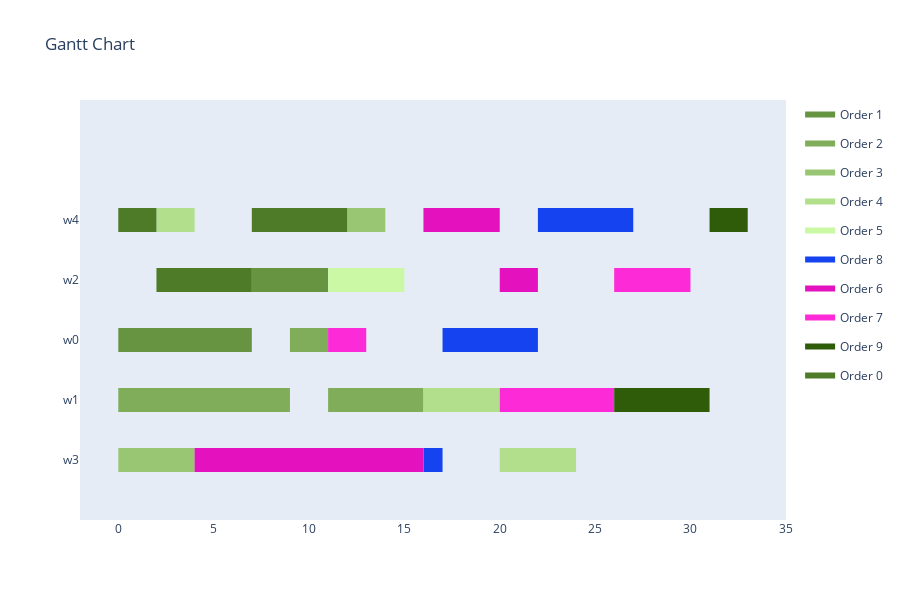
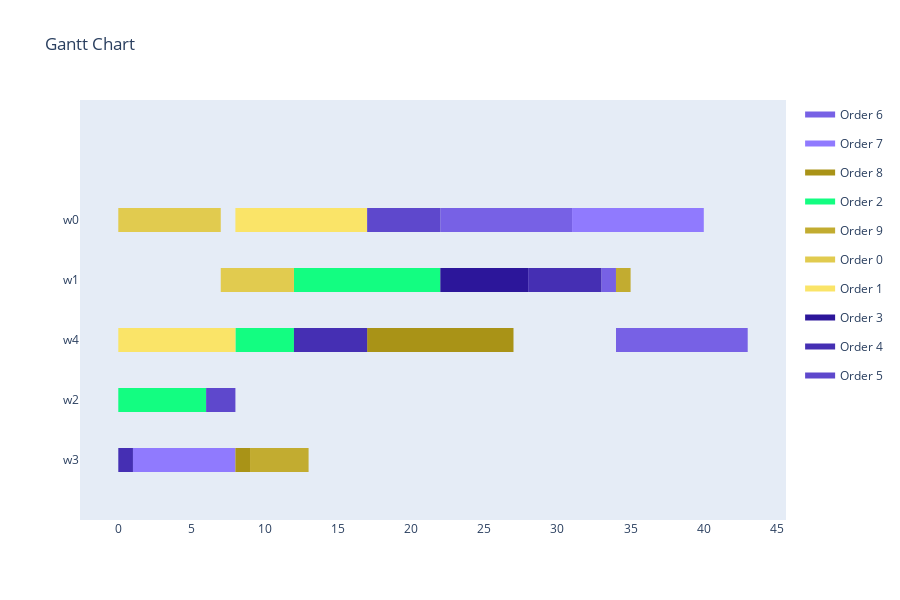
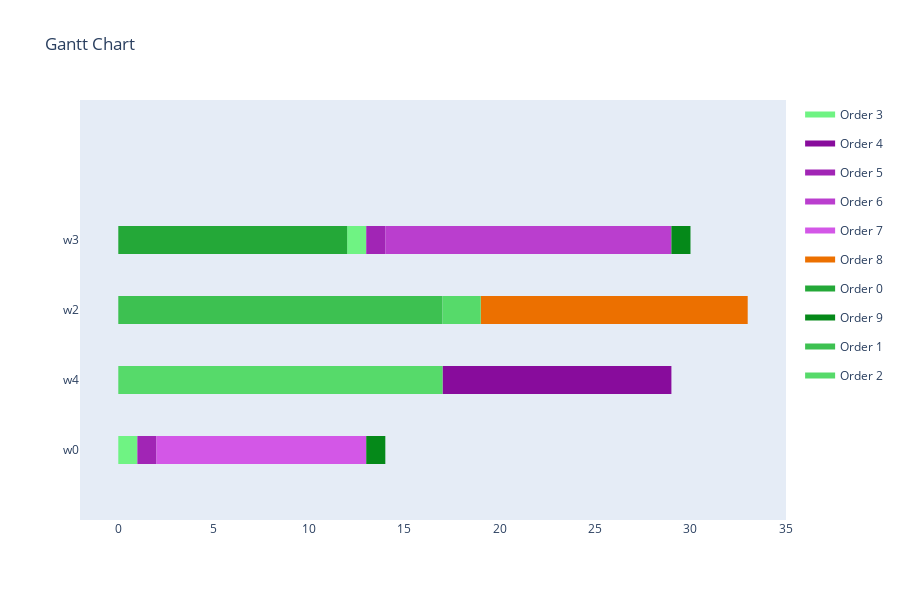

The cell these charts' notebook holds for them, in order:
### Code cell
all_results = mas.get_all_results()

for result in all_results:
    show_result(result)

print(f'\nDominance Values:')
for i in range(len(all_results)):
    print(f'{all_results[i][0].created_by.name}, {all_results[i][0].created_by.objective}: {mas.get_dominance(all_results, i)}')

### Figure 1 — Plotly figure (JSON) as saved in the notebook; plotly's stock layout.template omitted (floating-point values rounded to 4 significant figures)
{"data": [{"fill": "toself", "fillcolor": "rgb(102, 148, 65)", "hoverinfo": "name", "legendgroup": "rgb(102, 148, 65)", "mode": "none", "name": "Order 1", "type": "scatter", "x": [7, 11, 11, 7, 7, 0, 2, 2, 0, 0, 2, 7, 7, 2], "y": [2.8, 2.8, 3.2, 3.2, null, 1.8, 1.8, 2.2, 2.2, null, 1.8, 1.8, 2.2, 2.2]}, {"fill": "toself", "fillcolor": "rgb(127, 173, 90)", "hoverinfo": "name", "legendgroup": "rgb(127, 173, 90)", "mode": "none", "name": "Order 2", "type": "scatter", "x": [9, 11, 11, 9, 9, 0, 8, 8, 0, 0, 8, 9, 9, 8, 8, 11, 16, 16, 11], "y": [1.8, 1.8, 2.2, 2.2, null, 0.8, 0.8, 1.2, 1.2, null, 0.8, 0.8, 1.2, 1.2, null, 0.8, 0.8, 1.2, 1.2]}, {"fill": "toself", "fillcolor": "rgb(152, 198, 115)", "hoverinfo": "name", "legendgroup": "rgb(152, 198, 115)", "mode": "none", "name": "Order 3", "type": "scatter", "x": [12, 14, 14, 12, 12, 0, 4, 4, 0], "y": [3.8, 3.8, 4.2, 4.2, null, -0.2, -0.2, 0.2, 0.2]}, {"fill": "toself", "fillcolor": "rgb(177, 223, 140)", "hoverinfo": "name", "legendgroup": "rgb(177, 223, 140)", "mode": "none", "name": "Order 4", "type": "scatter", "x": [2, 4, 4, 2, 2, 16, 20, 20, 16, 16, 20, 24, 24, 20], "y": [3.8, 3.8, 4.2, 4.2, null, 0.8, 0.8, 1.2, 1.2, null, -0.2, -0.2, 0.2, 0.2]}, {"fill": "toself", "fillcolor": "rgb(202, 248, 165)", "hoverinfo": "name", "legendgroup": "rgb(202, 248, 165)", "mode": "none", "name": "Order 5", "type": "scatter", "x": [11, 13, 13, 11, 11, 13, 15, 15, 13], "y": [2.8, 2.8, 3.2, 3.2, null, 2.8, 2.8, 3.2, 3.2]}, {"fill": "toself", "fillcolor": "rgb(21, 67, 240)", "hoverinfo": "name", "legendgroup": "rgb(21, 67, 240)", "mode": "none", "name": "Order 8", "type": "scatter", "x": [22, 27, 27, 22, 22, 17, 22, 22, 17, 17, 16, 17, 17, 16], "y": [3.8, 3.8, 4.2, 4.2, null, 1.8, 1.8, 2.2, 2.2, null, -0.2, -0.2, 0.2, 0.2]}, {"fill": "toself", "fillcolor": "rgb(227, 17, 190)", "hoverinfo": "name", "legendgroup": "rgb(227, 17, 190)", "mode": "none", "name": "Order 6", "type": "scatter", "x": [16, 20, 20, 16, 16, 20, 22, 22, 20, 20, 4, 11, 11, 4, 4, 11, 16, 16, 11], "y": [3.8, 3.8, 4.2, 4.2, null, 2.8, 2.8, 3.2, 3.2, null, -0.2, -0.2, 0.2, 0.2, null, -0.2, -0.2, 0.2, 0.2]}, {"fill": "toself", "fillcolor": "rgb(252, 42, 215)", "hoverinfo": "name", "legendgroup": "rgb(252, 42, 215)", "mode": "none", "name": "Order 7", "type": "scatter", "x": [26, 30, 30, 26, 26, 11, 13, 13, 11, 11, 20, 26, 26, 20], "y": [2.8, 2.8, 3.2, 3.2, null, 1.8, 1.8, 2.2, 2.2, null, 0.8, 0.8, 1.2, 1.2]}, {"fill": "toself", "fillcolor": "rgb(46, 92, 9)", "hoverinfo": "name", "legendgroup": "rgb(46, 92, 9)", "mode": "none", "name": "Order 9", "type": "scatter", "x": [31, 33, 33, 31, 31, 26, 31, 31, 26], "y": [3.8, 3.8, 4.2, 4.2, null, 0.8, 0.8, 1.2, 1.2]}, {"fill": "toself", "fillcolor": "rgb(77, 123, 40)", "hoverinfo": "name", "legendgroup": "rgb(77, 123, 40)", "mode": "none", "name": "Order 0", "type": "scatter", "x": [0, 2, 2, 0, 0, 7, 12, 12, 7, 7, 2, 7, 7, 2], "y": [3.8, 3.8, 4.2, 4.2, null, 3.8, 3.8, 4.2, 4.2, null, 2.8, 2.8, 3.2, 3.2]}, {"legendgroup": "rgb(102, 148, 65)", "marker": {"color": "rgb(102, 148, 65)", "opacity": 0, "size": 1}, "mode": "markers", "name": "", "showlegend": false, "text": [null, null, null, null, null, null], "type": "scatter", "x": [7, 11, 0, 2, 2, 7], "y": [3, 3, 2, 2, 2, 2]}, {"legendgroup": "rgb(127, 173, 90)", "marker": {"color": "rgb(127, 173, 90)", "opacity": 0, "size": 1}, "mode": "markers", "name": "", "showlegend": false, "text": [null, null, null, null, null, null, null, null], "type": "scatter", "x": [9, 11, 0, 8, 8, 9, 11, 16], "y": [2, 2, 1, 1, 1, 1, 1, 1]}, {"legendgroup": "rgb(152, 198, 115)", "marker": {"color": "rgb(152, 198, 115)", "opacity": 0, "size": 1}, "mode": "markers", "name": "", "showlegend": false, "text": [null, null, null, null], "type": "scatter", "x": [12, 14, 0, 4], "y": [4, 4, 0, 0]}, {"legendgroup": "rgb(177, 223, 140)", "marker": {"color": "rgb(177, 223, 140)", "opacity": 0, "size": 1}, "mode": "markers", "name": "", "showlegend": false, "text": [null, null, null, null, null, null], "type": "scatter", "x": [2, 4, 16, 20, 20, 24], "y": [4, 4, 1, 1, 0, 0]}, {"legendgroup": "rgb(202, 248, 165)", "marker": {"color": "rgb(202, 248, 165)", "opacity": 0, "size": 1}, "mode": "markers", "name": "", "showlegend": false, "text": [null, null, null, null], "type": "scatter", "x": [11, 13, 13, 15], "y": [3, 3, 3, 3]}, {"legendgroup": "rgb(21, 67, 240)", "marker": {"color": "rgb(21, 67, 240)", "opacity": 0, "size": 1}, "mode": "markers", "name": "", "showlegend": false, "text": [null, null, null, null, null, null], "type": "scatter", "x": [22, 27, 17, 22, 16, 17], "y": [4, 4, 2, 2, 0, 0]}, {"legendgroup": "rgb(227, 17, 190)", "marker": {"color": "rgb(227, 17, 190)", "opacity": 0, "size": 1}, "mode": "markers", "name": "", "showlegend": false, "text": [null, null, null, null, null, null, null, null], "type": "scatter", "x": [16, 20, 20, 22, 4, 11, 11, 16], "y": [4, 4, 3, 3, 0, 0, 0, 0]}, {"legendgroup": "rgb(252, 42, 215)", "marker": {"color": "rgb(252, 42, 215)", "opacity": 0, "size": 1}, "mode": "markers", "name": "", "showlegend": false, "text": [null, null, null, null, null, null], "type": "scatter", "x": [26, 30, 11, 13, 20, 26], "y": [3, 3, 2, 2, 1, 1]}, {"legendgroup": "rgb(46, 92, 9)", "marker": {"color": "rgb(46, 92, 9)", "opacity": 0, "size": 1}, "mode": "markers", "name": "", "showlegend": false, "text": [null, null, null, null], "type": "scatter", "x": [31, 33, 26, 31], "y": [4, 4, 1, 1]}, {"legendgroup": "rgb(77, 123, 40)", "marker": {"color": "rgb(77, 123, 40)", "opacity": 0, "size": 1}, "mode": "markers", "name": "", "showlegend": false, "text": [null, null, null, null, null, null], "type": "scatter", "x": [0, 2, 7, 12, 2, 7], "y": [4, 4, 4, 4, 3, 3]}], "layout": {"height": 600, "hovermode": "closest", "showlegend": true, "title": {"text": "Gantt Chart"}, "xaxis": {"rangeselector": {"buttons": [{"count": 7, "label": "1w", "step": "day", "stepmode": "backward"}, {"count": 1, "label": "1m", "step": "month", "stepmode": "backward"}, {"count": 6, "label": "6m", "step": "month", "stepmode": "backward"}, {"count": 1, "label": "YTD", "step": "year", "stepmode": "todate"}, {"count": 1, "label": "1y", "step": "year", "stepmode": "backward"}, {"step": "all"}]}, "showgrid": false, "type": "linear", "zeroline": false}, "yaxis": {"autorange": false, "range": [-1, 6], "showgrid": false, "ticktext": ["w3", "w1", "w0", "w2", "w4"], "tickvals": [0, 1, 2, 3, 4], "zeroline": false}}}

### Figure 2 — Plotly figure (JSON) as saved in the notebook; plotly's stock layout.template omitted (floating-point values rounded to 4 significant figures)
{"data": [{"fill": "toself", "fillcolor": "rgb(119, 97, 229)", "hoverinfo": "name", "legendgroup": "rgb(119, 97, 229)", "mode": "none", "name": "Order 6", "type": "scatter", "x": [22, 31, 31, 22, 22, 33, 34, 34, 33, 33, 34, 38, 38, 34, 34, 38, 43, 43, 38], "y": [3.8, 3.8, 4.2, 4.2, null, 2.8, 2.8, 3.2, 3.2, null, 1.8, 1.8, 2.2, 2.2, null, 1.8, 1.8, 2.2, 2.2]}, {"fill": "toself", "fillcolor": "rgb(144, 122, 254)", "hoverinfo": "name", "legendgroup": "rgb(144, 122, 254)", "mode": "none", "name": "Order 7", "type": "scatter", "x": [31, 36, 36, 31, 31, 36, 40, 40, 36, 36, 1, 8, 8, 1], "y": [3.8, 3.8, 4.2, 4.2, null, 3.8, 3.8, 4.2, 4.2, null, -0.2, -0.2, 0.2, 0.2]}, {"fill": "toself", "fillcolor": "rgb(169, 147, 23)", "hoverinfo": "name", "legendgroup": "rgb(169, 147, 23)", "mode": "none", "name": "Order 8", "type": "scatter", "x": [17, 22, 22, 17, 17, 22, 27, 27, 22, 22, 8, 9, 9, 8], "y": [1.8, 1.8, 2.2, 2.2, null, 1.8, 1.8, 2.2, 2.2, null, -0.2, -0.2, 0.2, 0.2]}, {"fill": "toself", "fillcolor": "rgb(19, 253, 129)", "hoverinfo": "name", "legendgroup": "rgb(19, 253, 129)", "mode": "none", "name": "Order 2", "type": "scatter", "x": [12, 17, 17, 12, 12, 17, 22, 22, 17, 17, 8, 12, 12, 8, 8, 0, 6, 6, 0], "y": [2.8, 2.8, 3.2, 3.2, null, 2.8, 2.8, 3.2, 3.2, null, 1.8, 1.8, 2.2, 2.2, null, 0.8, 0.8, 1.2, 1.2]}, {"fill": "toself", "fillcolor": "rgb(194, 172, 48)", "hoverinfo": "name", "legendgroup": "rgb(194, 172, 48)", "mode": "none", "name": "Order 9", "type": "scatter", "x": [34, 35, 35, 34, 34, 9, 13, 13, 9], "y": [2.8, 2.8, 3.2, 3.2, null, -0.2, -0.2, 0.2, 0.2]}, {"fill": "toself", "fillcolor": "rgb(225, 203, 79)", "hoverinfo": "name", "legendgroup": "rgb(225, 203, 79)", "mode": "none", "name": "Order 0", "type": "scatter", "x": [0, 2, 2, 0, 0, 2, 7, 7, 2, 2, 7, 12, 12, 7], "y": [3.8, 3.8, 4.2, 4.2, null, 3.8, 3.8, 4.2, 4.2, null, 2.8, 2.8, 3.2, 3.2]}, {"fill": "toself", "fillcolor": "rgb(250, 228, 104)", "hoverinfo": "name", "legendgroup": "rgb(250, 228, 104)", "mode": "none", "name": "Order 1", "type": "scatter", "x": [8, 13, 13, 8, 8, 13, 17, 17, 13, 13, 0, 8, 8, 0], "y": [3.8, 3.8, 4.2, 4.2, null, 3.8, 3.8, 4.2, 4.2, null, 1.8, 1.8, 2.2, 2.2]}, {"fill": "toself", "fillcolor": "rgb(44, 22, 154)", "hoverinfo": "name", "legendgroup": "rgb(44, 22, 154)", "mode": "none", "name": "Order 3", "type": "scatter", "x": [22, 27, 27, 22, 22, 27, 28, 28, 27], "y": [2.8, 2.8, 3.2, 3.2, null, 2.8, 2.8, 3.2, 3.2]}, {"fill": "toself", "fillcolor": "rgb(69, 47, 179)", "hoverinfo": "name", "legendgroup": "rgb(69, 47, 179)", "mode": "none", "name": "Order 4", "type": "scatter", "x": [28, 33, 33, 28, 28, 12, 17, 17, 12, 12, 0, 1, 1, 0], "y": [2.8, 2.8, 3.2, 3.2, null, 1.8, 1.8, 2.2, 2.2, null, -0.2, -0.2, 0.2, 0.2]}, {"fill": "toself", "fillcolor": "rgb(94, 72, 204)", "hoverinfo": "name", "legendgroup": "rgb(94, 72, 204)", "mode": "none", "name": "Order 5", "type": "scatter", "x": [17, 22, 22, 17, 17, 6, 8, 8, 6], "y": [3.8, 3.8, 4.2, 4.2, null, 0.8, 0.8, 1.2, 1.2]}, {"legendgroup": "rgb(119, 97, 229)", "marker": {"color": "rgb(119, 97, 229)", "opacity": 0, "size": 1}, "mode": "markers", "name": "", "showlegend": false, "text": [null, null, null, null, null, null, null, null], "type": "scatter", "x": [22, 31, 33, 34, 34, 38, 38, 43], "y": [4, 4, 3, 3, 2, 2, 2, 2]}, {"legendgroup": "rgb(144, 122, 254)", "marker": {"color": "rgb(144, 122, 254)", "opacity": 0, "size": 1}, "mode": "markers", "name": "", "showlegend": false, "text": [null, null, null, null, null, null], "type": "scatter", "x": [31, 36, 36, 40, 1, 8], "y": [4, 4, 4, 4, 0, 0]}, {"legendgroup": "rgb(169, 147, 23)", "marker": {"color": "rgb(169, 147, 23)", "opacity": 0, "size": 1}, "mode": "markers", "name": "", "showlegend": false, "text": [null, null, null, null, null, null], "type": "scatter", "x": [17, 22, 22, 27, 8, 9], "y": [2, 2, 2, 2, 0, 0]}, {"legendgroup": "rgb(19, 253, 129)", "marker": {"color": "rgb(19, 253, 129)", "opacity": 0, "size": 1}, "mode": "markers", "name": "", "showlegend": false, "text": [null, null, null, null, null, null, null, null], "type": "scatter", "x": [12, 17, 17, 22, 8, 12, 0, 6], "y": [3, 3, 3, 3, 2, 2, 1, 1]}, {"legendgroup": "rgb(194, 172, 48)", "marker": {"color": "rgb(194, 172, 48)", "opacity": 0, "size": 1}, "mode": "markers", "name": "", "showlegend": false, "text": [null, null, null, null], "type": "scatter", "x": [34, 35, 9, 13], "y": [3, 3, 0, 0]}, {"legendgroup": "rgb(225, 203, 79)", "marker": {"color": "rgb(225, 203, 79)", "opacity": 0, "size": 1}, "mode": "markers", "name": "", "showlegend": false, "text": [null, null, null, null, null, null], "type": "scatter", "x": [0, 2, 2, 7, 7, 12], "y": [4, 4, 4, 4, 3, 3]}, {"legendgroup": "rgb(250, 228, 104)", "marker": {"color": "rgb(250, 228, 104)", "opacity": 0, "size": 1}, "mode": "markers", "name": "", "showlegend": false, "text": [null, null, null, null, null, null], "type": "scatter", "x": [8, 13, 13, 17, 0, 8], "y": [4, 4, 4, 4, 2, 2]}, {"legendgroup": "rgb(44, 22, 154)", "marker": {"color": "rgb(44, 22, 154)", "opacity": 0, "size": 1}, "mode": "markers", "name": "", "showlegend": false, "text": [null, null, null, null], "type": "scatter", "x": [22, 27, 27, 28], "y": [3, 3, 3, 3]}, {"legendgroup": "rgb(69, 47, 179)", "marker": {"color": "rgb(69, 47, 179)", "opacity": 0, "size": 1}, "mode": "markers", "name": "", "showlegend": false, "text": [null, null, null, null, null, null], "type": "scatter", "x": [28, 33, 12, 17, 0, 1], "y": [3, 3, 2, 2, 0, 0]}, {"legendgroup": "rgb(94, 72, 204)", "marker": {"color": "rgb(94, 72, 204)", "opacity": 0, "size": 1}, "mode": "markers", "name": "", "showlegend": false, "text": [null, null, null, null], "type": "scatter", "x": [17, 22, 6, 8], "y": [4, 4, 1, 1]}], "layout": {"height": 600, "hovermode": "closest", "showlegend": true, "title": {"text": "Gantt Chart"}, "xaxis": {"rangeselector": {"buttons": [{"count": 7, "label": "1w", "step": "day", "stepmode": "backward"}, {"count": 1, "label": "1m", "step": "month", "stepmode": "backward"}, {"count": 6, "label": "6m", "step": "month", "stepmode": "backward"}, {"count": 1, "label": "YTD", "step": "year", "stepmode": "todate"}, {"count": 1, "label": "1y", "step": "year", "stepmode": "backward"}, {"step": "all"}]}, "showgrid": false, "type": "linear", "zeroline": false}, "yaxis": {"autorange": false, "range": [-1, 6], "showgrid": false, "ticktext": ["w3", "w2", "w4", "w1", "w0"], "tickvals": [0, 1, 2, 3, 4], "zeroline": false}}}

### Figure 3 — Plotly figure (JSON) as saved in the notebook; plotly's stock layout.template omitted (floating-point values rounded to 4 significant figures)
{"data": [{"fill": "toself", "fillcolor": "rgb(111, 243, 131)", "hoverinfo": "name", "legendgroup": "rgb(111, 243, 131)", "mode": "none", "name": "Order 3", "type": "scatter", "x": [12, 13, 13, 12, 12, 0, 1, 1, 0], "y": [2.8, 2.8, 3.2, 3.2, null, -0.2, -0.2, 0.2, 0.2]}, {"fill": "toself", "fillcolor": "rgb(136, 12, 156)", "hoverinfo": "name", "legendgroup": "rgb(136, 12, 156)", "mode": "none", "name": "Order 4", "type": "scatter", "x": [17, 19, 19, 17, 17, 19, 24, 24, 19, 19, 24, 29, 29, 24], "y": [0.8, 0.8, 1.2, 1.2, null, 0.8, 0.8, 1.2, 1.2, null, 0.8, 0.8, 1.2, 1.2]}, {"fill": "toself", "fillcolor": "rgb(161, 37, 181)", "hoverinfo": "name", "legendgroup": "rgb(161, 37, 181)", "mode": "none", "name": "Order 5", "type": "scatter", "x": [13, 14, 14, 13, 13, 1, 2, 2, 1], "y": [2.8, 2.8, 3.2, 3.2, null, -0.2, -0.2, 0.2, 0.2]}, {"fill": "toself", "fillcolor": "rgb(186, 62, 206)", "hoverinfo": "name", "legendgroup": "rgb(186, 62, 206)", "mode": "none", "name": "Order 6", "type": "scatter", "x": [14, 21, 21, 14, 14, 21, 26, 26, 21, 21, 26, 28, 28, 26, 26, 28, 29, 29, 28], "y": [2.8, 2.8, 3.2, 3.2, null, 2.8, 2.8, 3.2, 3.2, null, 2.8, 2.8, 3.2, 3.2, null, 2.8, 2.8, 3.2, 3.2]}, {"fill": "toself", "fillcolor": "rgb(211, 87, 231)", "hoverinfo": "name", "legendgroup": "rgb(211, 87, 231)", "mode": "none", "name": "Order 7", "type": "scatter", "x": [2, 4, 4, 2, 2, 4, 9, 9, 4, 4, 9, 13, 13, 9], "y": [-0.2, -0.2, 0.2, 0.2, null, -0.2, -0.2, 0.2, 0.2, null, -0.2, -0.2, 0.2, 0.2]}, {"fill": "toself", "fillcolor": "rgb(236, 112, 0)", "hoverinfo": "name", "legendgroup": "rgb(236, 112, 0)", "mode": "none", "name": "Order 8", "type": "scatter", "x": [19, 23, 23, 19, 19, 23, 28, 28, 23, 23, 28, 33, 33, 28], "y": [1.8, 1.8, 2.2, 2.2, null, 1.8, 1.8, 2.2, 2.2, null, 1.8, 1.8, 2.2, 2.2]}, {"fill": "toself", "fillcolor": "rgb(36, 168, 56)", "hoverinfo": "name", "legendgroup": "rgb(36, 168, 56)", "mode": "none", "name": "Order 0", "type": "scatter", "x": [0, 1, 1, 0, 0, 1, 8, 8, 1, 1, 8, 12, 12, 8], "y": [2.8, 2.8, 3.2, 3.2, null, 2.8, 2.8, 3.2, 3.2, null, 2.8, 2.8, 3.2, 3.2]}, {"fill": "toself", "fillcolor": "rgb(5, 137, 25)", "hoverinfo": "name", "legendgroup": "rgb(5, 137, 25)", "mode": "none", "name": "Order 9", "type": "scatter", "x": [29, 30, 30, 29, 29, 13, 14, 14, 13], "y": [2.8, 2.8, 3.2, 3.2, null, -0.2, -0.2, 0.2, 0.2]}, {"fill": "toself", "fillcolor": "rgb(61, 193, 81)", "hoverinfo": "name", "legendgroup": "rgb(61, 193, 81)", "mode": "none", "name": "Order 1", "type": "scatter", "x": [0, 4, 4, 0, 0, 4, 13, 13, 4, 4, 13, 17, 17, 13], "y": [1.8, 1.8, 2.2, 2.2, null, 1.8, 1.8, 2.2, 2.2, null, 1.8, 1.8, 2.2, 2.2]}, {"fill": "toself", "fillcolor": "rgb(86, 218, 106)", "hoverinfo": "name", "legendgroup": "rgb(86, 218, 106)", "mode": "none", "name": "Order 2", "type": "scatter", "x": [17, 19, 19, 17, 17, 0, 9, 9, 0, 0, 9, 13, 13, 9, 9, 13, 17, 17, 13], "y": [1.8, 1.8, 2.2, 2.2, null, 0.8, 0.8, 1.2, 1.2, null, 0.8, 0.8, 1.2, 1.2, null, 0.8, 0.8, 1.2, 1.2]}, {"legendgroup": "rgb(111, 243, 131)", "marker": {"color": "rgb(111, 243, 131)", "opacity": 0, "size": 1}, "mode": "markers", "name": "", "showlegend": false, "text": [null, null, null, null], "type": "scatter", "x": [12, 13, 0, 1], "y": [3, 3, 0, 0]}, {"legendgroup": "rgb(136, 12, 156)", "marker": {"color": "rgb(136, 12, 156)", "opacity": 0, "size": 1}, "mode": "markers", "name": "", "showlegend": false, "text": [null, null, null, null, null, null], "type": "scatter", "x": [17, 19, 19, 24, 24, 29], "y": [1, 1, 1, 1, 1, 1]}, {"legendgroup": "rgb(161, 37, 181)", "marker": {"color": "rgb(161, 37, 181)", "opacity": 0, "size": 1}, "mode": "markers", "name": "", "showlegend": false, "text": [null, null, null, null], "type": "scatter", "x": [13, 14, 1, 2], "y": [3, 3, 0, 0]}, {"legendgroup": "rgb(186, 62, 206)", "marker": {"color": "rgb(186, 62, 206)", "opacity": 0, "size": 1}, "mode": "markers", "name": "", "showlegend": false, "text": [null, null, null, null, null, null, null, null], "type": "scatter", "x": [14, 21, 21, 26, 26, 28, 28, 29], "y": [3, 3, 3, 3, 3, 3, 3, 3]}, {"legendgroup": "rgb(211, 87, 231)", "marker": {"color": "rgb(211, 87, 231)", "opacity": 0, "size": 1}, "mode": "markers", "name": "", "showlegend": false, "text": [null, null, null, null, null, null], "type": "scatter", "x": [2, 4, 4, 9, 9, 13], "y": [0, 0, 0, 0, 0, 0]}, {"legendgroup": "rgb(236, 112, 0)", "marker": {"color": "rgb(236, 112, 0)", "opacity": 0, "size": 1}, "mode": "markers", "name": "", "showlegend": false, "text": [null, null, null, null, null, null], "type": "scatter", "x": [19, 23, 23, 28, 28, 33], "y": [2, 2, 2, 2, 2, 2]}, {"legendgroup": "rgb(36, 168, 56)", "marker": {"color": "rgb(36, 168, 56)", "opacity": 0, "size": 1}, "mode": "markers", "name": "", "showlegend": false, "text": [null, null, null, null, null, null], "type": "scatter", "x": [0, 1, 1, 8, 8, 12], "y": [3, 3, 3, 3, 3, 3]}, {"legendgroup": "rgb(5, 137, 25)", "marker": {"color": "rgb(5, 137, 25)", "opacity": 0, "size": 1}, "mode": "markers", "name": "", "showlegend": false, "text": [null, null, null, null], "type": "scatter", "x": [29, 30, 13, 14], "y": [3, 3, 0, 0]}, {"legendgroup": "rgb(61, 193, 81)", "marker": {"color": "rgb(61, 193, 81)", "opacity": 0, "size": 1}, "mode": "markers", "name": "", "showlegend": false, "text": [null, null, null, null, null, null], "type": "scatter", "x": [0, 4, 4, 13, 13, 17], "y": [2, 2, 2, 2, 2, 2]}, {"legendgroup": "rgb(86, 218, 106)", "marker": {"color": "rgb(86, 218, 106)", "opacity": 0, "size": 1}, "mode": "markers", "name": "", "showlegend": false, "text": [null, null, null, null, null, null, null, null], "type": "scatter", "x": [17, 19, 0, 9, 9, 13, 13, 17], "y": [2, 2, 1, 1, 1, 1, 1, 1]}], "layout": {"height": 600, "hovermode": "closest", "showlegend": true, "title": {"text": "Gantt Chart"}, "xaxis": {"rangeselector": {"buttons": [{"count": 7, "label": "1w", "step": "day", "stepmode": "backward"}, {"count": 1, "label": "1m", "step": "month", "stepmode": "backward"}, {"count": 6, "label": "6m", "step": "month", "stepmode": "backward"}, {"count": 1, "label": "YTD", "step": "year", "stepmode": "todate"}, {"count": 1, "label": "1y", "step": "year", "stepmode": "backward"}, {"step": "all"}]}, "showgrid": false, "type": "linear", "zeroline": false}, "yaxis": {"autorange": false, "range": [-1, 5], "showgrid": false, "ticktext": ["w0", "w4", "w2", "w3"], "tickvals": [0, 1, 2, 3], "zeroline": false}}}
